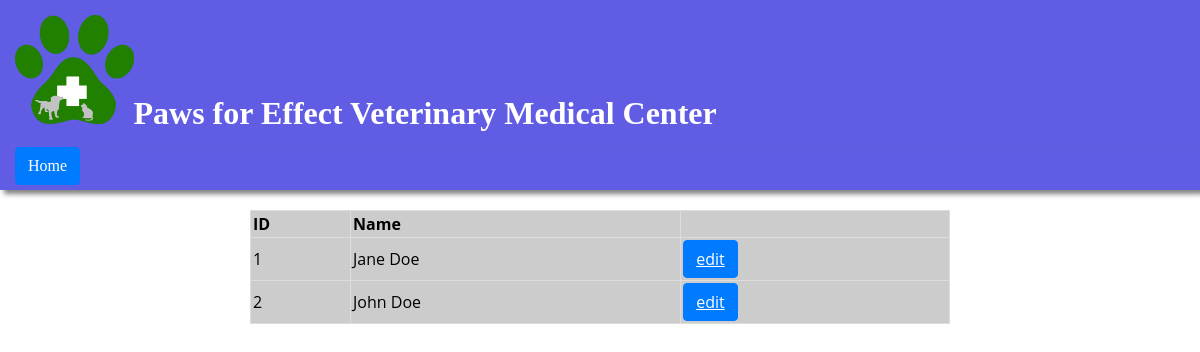
Screenshot of /client with the database file from the repository.
### tables this page shows
CREATE TABLE IF NOT EXISTS `clients` (
	`client_id` int(11) NOT NULL AUTO_INCREMENT,
	`client_firstname` varchar(50) DEFAULT NULL,
	`client_lastname` varchar(50) DEFAULT NULL,
	PRIMARY KEY (`client_id`)
);

### core/core.php (called while the page is built, shortened)
<?php
function render($filename, $data = null)
{
	require(ROOT . 'view/templates/header.php');
	require(ROOT . 'view/' . $filename . '.php');
	require(ROOT . 'view/templates/footer.php');
}

### controller/ClientController.php (called while the page is built, shortened)
<?php
require(ROOT . "model/ClientModel.php");
function index()
{
    render("home/clients", array(
        "client" => getClients()
    ));
}

### public/index.php (called while the page is built, shortened)
<?php
require(ROOT . "core/core.php");
route();

### model/ClientModel.php (called while the page is built, shortened)
<?php
function getClients()
{
    $db = openDatabaseConnection();
    $sql = "SELECT * FROM clients";
    $query = $db->prepare($sql);
    $query->execute();
    return $query->fetchAll();
}

### view/home/clients.php (the view)
<!DOCTYPE html>
<html>
	<body>
		<header>
			<nav>
				<a id="button1" class="button button-primary" href="./home">Home</a>
			</nav>
		</header>
		<main>
			<table>
				<tr>
					<th>
						ID
					</th>
					<th>
						Name
					</th>
				</tr>
				<?php
				foreach ($client as $client) {
					echo "<tr><td>".$client['client_id']."</td><td>".$client['client_firstname']." ".$client['client_lastname']."</td><td><a class='button button-primary' href='/hospital/clients/edit_clients/".$species[species_id]."'>edit</a></td></tr>";
				}?>
			</table>
		</main>
	</body>
</html>

### public/css/style.css (style rules this page uses)
* { padding: 0; margin: 0; }
body main { margin: 0 auto; padding-top: 20px; width : 700px; font-family: 'Open Sans', sans-serif; }
header { background-color: #605CE4; width: 100%; box-shadow: 4px 4px 5px grey; }
nav a { margin-bottom: 5px; text-decoration: none; }
table { width : 700px; }
table, td, th { border : 1px #ddd solid; border-collapse : collapse; background-color: #ccc; color : black; }
td, th { padding : 2px; }
th { text-align : left; }
a { color : black; }
#button1 { margin-left: 15px; }
.button { display: inline-block; font-weight: normal; text-align: center; white-space: nowrap; vertical-align: middle; -webkit-user-select: none; -moz-user-select: none; -ms-user-select: none; user-select: none; border: 1px solid transparent; padding: 0.5rem 0.75rem; font-size: 1rem; line-height: 1.25; border-radius: 0.25rem; transition: all 0.15s ease-in-out; }
.button-primary { color: #fff; background-color: #007bff; border-color: #007bff; }

### rows the page displays
clients: client_id "1", client_firstname "Jane", client_lastname "Doe"
clients: client_id "2", client_firstname "John", client_lastname "Doe"
